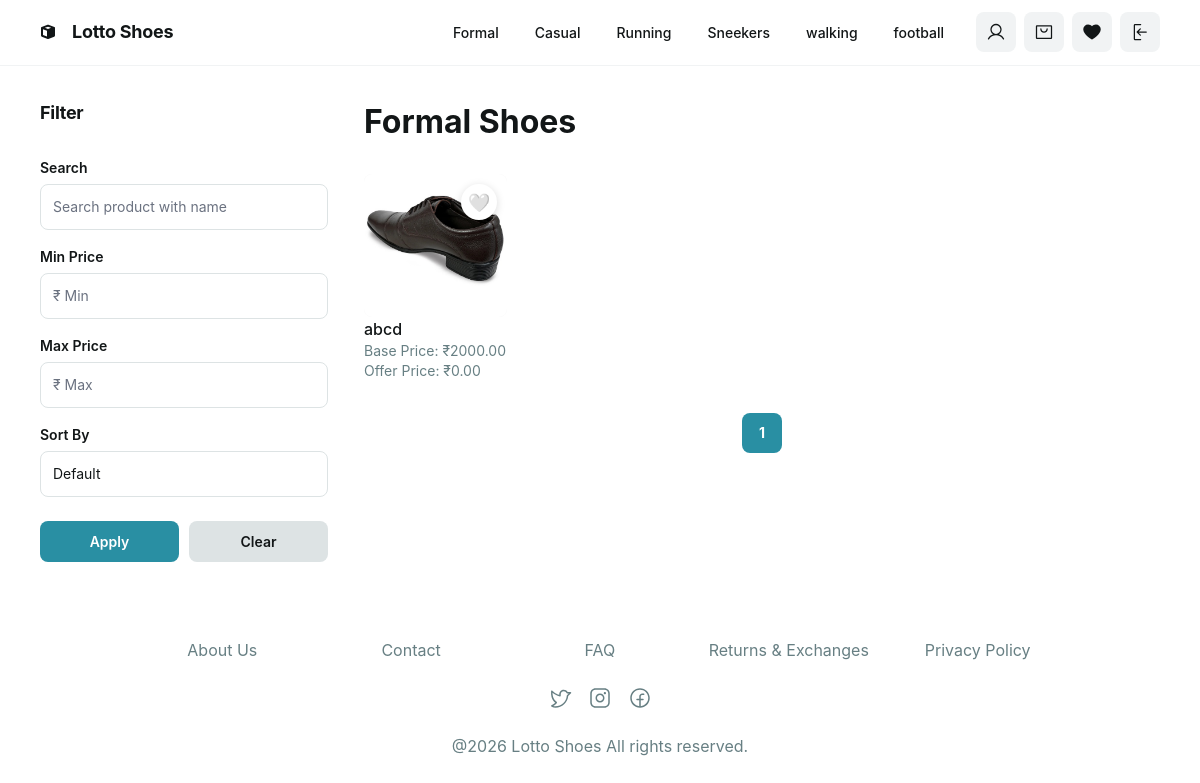
The page /user-products/?category=1 (signed in) on the database its author committed.
### category/models.py (models this page shows, shortened)
class Category(models.Model):
    image = models.ImageField(upload_to='category/',null=True,blank=True)
    name = models.CharField(max_length=100,unique=True)
    description = models.TextField(blank=True,null=True)
    is_active = models.BooleanField(default=True)
    created_at = models.DateTimeField(auto_now_add=True)

### products/models.py (models this page shows, shortened)
class Product(models.Model):
    product_name = models.CharField(max_length=200, unique=True)
    slug = models.SlugField(max_length=200, unique=True)
    base_price = models.DecimalField(max_digits=10, decimal_places=2)
    description = models.TextField()
    is_listed = models.BooleanField(default=True)
    category = models.ForeignKey(Category, on_delete=models.CASCADE,related_name='products')
    image = models.ImageField(upload_to='products/')
    created_at = models.DateTimeField(auto_now_add=True)
    updated_at = models.DateTimeField(auto_now=True)
    is_deleted = models.BooleanField(default=False)
    is_available = models.BooleanField(default=True)
    is_blocked = models.BooleanField(default=False)
    offer_price = models.DecimalField(max_digits=10,decimal_places=2,null=True,blank=True)

### home/views.py (the view)
# urls.py: path('user-products/',views.user_product_list,name='user_product_list'),
@never_cache
@login_required
def user_product_list(request, category_id=None):
    products = Product.objects.filter(
        is_deleted=False,
        is_available=True,
        is_blocked=False,
        is_listed=True
    )
    categories = Category.objects.filter(is_active=True)
    category = None
    category_id = request.GET.get('category')
    if category_id:
        category = Category.objects.filter(id=category_id, is_active=True).first()
        if category:
            products = products.filter(category=category)
        else:
            messages.warning(request, 'No More.')
    wishlist_product_ids = []
    if request.user.is_authenticated:
        wishlist_product_ids = Wishlist.objects.filter(
            user = request.user,
        ).values_list('product_id',flat=True)
    search_query = request.GET.get('search','')
    sort_option = request.GET.get('sort','')
    min_price = request.GET.get('min_price','')
    max_price = request.GET.get('max_price','')
    if search_query:
        products = products.filter(product_name__icontains=search_query)
    if min_price:
        products = products.filter(base_price__gte=min_price)
    if max_price:
        products = products.filter(base_price__lte=max_price)
    if sort_option == 'price_low':
        products = products.order_by('base_price')
    elif sort_option == 'price_high':
        products = products.order_by('-base_price')
    elif sort_option == 'a_z':
        products = products.order_by('product_name')
    elif sort_option == 'z_a':
        products = products.order_by('-product_name')
    paginator = Paginator(products,10)
    page_number = request.GET.get('page')
    page_obj = paginator.get_page(page_number)
    return render(request,'user_product_list.html', {
        'page_obj': page_obj,
        'category': category,
        'search_query': search_query,
        'sort_option': sort_option,
        'min_price': min_price,
        'max_price': max_price,
        'categories': categories,
        'wishlist_product_ids': wishlist_product_ids,
    })

### home/templates/user_product_list.html (shortened to what this page needs)
<!doctype html>
<html lang="en">
  <head>
    <script src="https://cdn.tailwindcss.com?plugins=forms,container-queries"></script>
  </head>
  <body>
    <header class="header">
      <div class="logo-container">
        <div class="logo-icon">
        </div>
        <a href="{% url 'home' %}">
          <span class="logo-text">Lotto Shoes</span>
        </a>
      </div>
      <nav class="nav-container">
        <div class="nav-links">
          {% for category in categories %}
          <a
            href="{% url 'user_product_list' %}?category={{ category.id }}"
            class="text-[#121617] text-sm font-medium leading-normal"
          >
            {{ category.name }}
          </a>
          {% endfor %}
        </div>
        <div class="header-buttons">
          <a href="{% url 'profile'%}">
            <button class="icon-button" aria-label="User account">
            </button>
          </a>
          <a href="{% url 'cart:view_cart'%}">
            <button class="icon-button" aria-label="Shopping cart">
            </button>
          </a>
          <a href="{% url 'wishlist' %}">
  <button class="icon-button" aria-label="Wishlist">
    <svg width="20" height="20" viewBox="0 0 256 256" fill="none">
      <path
        d="M178,32c-20.65,0-38.73,8.88-50,23.89C116.73,40.88,98.65,32,78,32A62.07,62.07,0,0,0,16,94c0,70,103.79,126.66,108.21,129a8,8,0,0,0,7.58,0C136.21,220.66,240,164,240,94A62.07,62.07,0,0,0,178,32Z"
        fill="#121617"
      />
    </svg>
  </button>
</a>
          <form method="POST" action="{% url 'logout' %}" style="margin: 0">
            <button
              type="submit"
              class="icon-button"
              title="Logout"
              aria-label="Logout"
            >
            </button>
          </form>
        </div>
      </nav>
    </header>
    <div class="main-container">
      <aside class="sidebar">
        <h3>Filter</h3>
        <form method="GET" class="filter-form">
          <div class="filter-group">
            <label>Search</label>
            <input
              type="text"
              name="search"
              value="{{ search_query }}"
              placeholder="Search product with name"
            />
          </div>
          <div class="filter-group">
            <label>Min Price</label>
            <input type="number" name="min_price" placeholder="₹ Min" />
          </div>
          <div class="filter-group">
            <label>Max Price</label>
            <input type="number" name="max_price" placeholder="₹ Max" />
          </div>
          <div class="filter-group">
            <label>Sort By</label>
            <select name="sort">
              <option value="">Default</option>
            </select>
          </div>
          <div class="filter-actions">
            <button type="submit" class="apply-btn">Apply</button>
            <a
              href="{% url 'user_product_list' %}?category={{ request.GET.category }}"
              class="clear-btn"
              >Clear</a
            >
          </div>
        </form>
       </aside>
      <main class="products-container">
        <h1 class="page-title">
          {% if request.GET.category %} {{ category.name }} Shoes {% else %} All
          Products {% endif %}
        </h1>
        <div class="products-grid">
    {% for product in page_obj %}
    <div class="product-card">
        <a
            href="{% url 'user_product_details' product.id %}"
            style="text-decoration:none; color:inherit; display:block;"
        >
            <div class="product-image">
                {% if product.image %}
                    <img src="{{ product.image.url }}" alt="{{ product.product_name }}">
                {% else %}
                    <div style="width:100%;height:100%;background:#eee;"></div>
                {% endif %}
                <form
                    method="POST"
                    action="{% url 'add_to_wishlist' product.id %}"
                    style="position:absolute; top:10px; right:10px;"
                >
                <button type="submit" class="wishlist-btn">
                {% if product.id in wishlist_product_ids %}
                ❤️
                {% else %}
                🤍
                {% endif %}
                </button>
             </form>
        </div>
            <div class="product-info">
                <div class="product-name">
                    {{ product.product_name }}
                </div>
                <div class="product-price">
                    Base Price: ₹{{ product.base_price }}
                </div>
                <div class="product-price">
                    Offer Price: ₹{{ product.offer_price }}
                </div>
            </div>
        </a>
    </div>
    {% empty %}
        <p>No products found</p>
    {% endfor %}
</div>
        <div class="pagination">
           {% for num in page_obj.paginator.page_range %}
          <a
            href="?page={{ num }}&search={{ search_query }}&sort={{ sort_option }}&category={{ request.GET.category }}"
          >
            <button
              class="page-button {% if page_obj.number == num %}active{% endif %}"
            >
              {{ num }}
            </button>
          </a>
          {% endfor %}
        </div>
      </main>
    </div>
    <footer class="footer">
      <div class="footer-content">
        <div class="footer-links">
          <a href="#">About Us</a>
          <a href="#">Contact</a>
          <a href="#">FAQ</a>
          <a href="#">Returns & Exchanges</a>
          <a href="#">Privacy Policy</a>
        </div>
        <div class="social-icons">
          <a href="#" aria-label="Twitter">
          </a>
          <a href="#" aria-label="Instagram">
          </a>
          <a href="#" aria-label="Facebook">
          </a>
        </div>
        <div class="footer-copyright">
          @2026 Lotto Shoes All rights reserved.
        </div>
      </div>
    </footer>
  </body>
</html>

### home/templates/user_product_list.html (style rules this page uses)
.filter-form { display: flex; flex-direction: column; gap: 16px; padding: 16px; }
.filter-group { display: flex; flex-direction: column; gap: 6px; }
.filter-group label { font-size: 14px; font-weight: 600; color: #121617; }
.filter-group input, .filter-group select { width: 100%; padding: 10px 12px; border: 1px solid #dde3e4; border-radius: 8px; font-size: 14px; outline: none; background: white; }
.filter-actions { display: flex; gap: 10px; margin-top: 8px; }
.apply-btn, .clear-btn { flex: 1; text-align: center; padding: 10px; border-radius: 8px; text-decoration: none; font-size: 14px; font-weight: 600; cursor: pointer; border: none; }
a { text-decoration: none; color: inherit; }
.apply-btn { background-color: #298fa3; color: white; }
.logo-container a, .nav-container a { text-decoration: none; color: #121617; }
.clear-btn { background-color: #dde3e4; color: #121617; }
* { margin: 0; padding: 0; box-sizing: border-box; }
body { font-family: "Manrope", -apple-system, BlinkMacSystemFont, "Segoe UI", sans-serif; background-color: white; color: #121617; }
.header { width: 100%; border-bottom: 1px solid #f1f3f4; padding: 12px 40px 13px; display: flex; align-items: center; justify-content: space-between; position: sticky; top: 0; z-index: 1000; background-color: white; }
.logo-container { display: flex; align-items: center; gap: 16px; }
.logo-icon { width: 16px; height: 16px; }
.logo-text { font-size: 18px; font-weight: bold; letter-spacing: -0.27px; line-height: 22.5px; }
.nav-container { display: flex; align-items: center; gap: 32px; flex: 1; justify-content: flex-end; }
.nav-links { display: flex; gap: 36px; }
.nav-links a { font-size: 14px; font-weight: 500; line-height: 21px; text-decoration: none; color: #121617; }
.header-buttons { display: flex; gap: 8px; }
.icon-button { width: 40px; height: 40px; background-color: #f1f3f4; border: none; border-radius: 8px; display: flex; align-items: center; justify-content: center; cursor: pointer; }
.icon-button svg { width: 20px; height: 20px; }
.main-container { display: flex; justify-content: center; padding: 20px 24px; gap: 4px; }
.sidebar { width: 320px; flex-shrink: 0; }
.sidebar h3 { font-size: 18px; font-weight: bold; letter-spacing: -0.27px; line-height: 22.5px; padding: 16px; }
.products-container { flex: 1; max-width: 960px; }
.page-title { font-size: 32px; font-weight: bold; line-height: 40px; padding: 16px; }
.products-grid { display: grid; grid-template-columns: repeat(5, 1fr); gap: 20px; padding: 16px; }
.product-card { display: flex; flex-direction: column; gap: 12px; position: relative; }
.wishlist-btn { background: white; border: none; width: 36px; height: 36px; border-radius: 50%; cursor: pointer; font-size: 18px; box-shadow: 0 2px 8px rgba(0,0,0,0.15); }
.product-image { width: 100%; aspect-ratio: 1; border-radius: 8px; overflow: hidden; background: #f5f5f5; display: flex; align-items: center; justify-content: center; position: relative; }
.product-image img { width: 100%; height: 100%; object-fit: cover; }
.product-info { display: flex; flex-direction: column; }
.product-name { font-size: 16px; font-weight: 500; line-height: 24px; color: #121617; }
.product-price { font-size: 14px; line-height: 20px; color: #677f83; }
.pagination { display: flex; justify-content: center; align-items: center; gap: 8px; padding: 16px; }
.page-button { width: 40px; height: 40px; border: none; border-radius: 8px; font-size: 14px; font-weight: bold; line-height: 20px; cursor: pointer; }
.page-button.active { background: #298fa3; color: white; }
.footer { display: flex; justify-content: center; padding: 40px 20px; }
.footer-content { max-width: 960px; width: 100%; display: flex; flex-direction: column; gap: 24px; align-items: center; }
.footer-links { display: flex; gap: 28.8px; }
.footer-links a { font-size: 16px; line-height: 24px; color: #677f83; text-decoration: none; min-width: 160px; text-align: center; }
.social-icons { display: flex; gap: 16px; }
.social-icons a { width: 24px; height: 24px; display: flex; align-items: center; justify-content: center; }
.social-icons svg { width: 24px; height: 24px; }
.footer-copyright { font-size: 16px; line-height: 24px; color: #677f83; text-align: center; }

### rows shown on the page
Category: name "Formal"
Category: name "Casual"
Category: name "Running"
Category: name "Sneekers"
Category: name "walking"
Category: name "football"
Product: image (picture), product_name "abcd", base_price "2000.00", offer_price "0.00"

### other values the page prints
{{ num }} "1"
